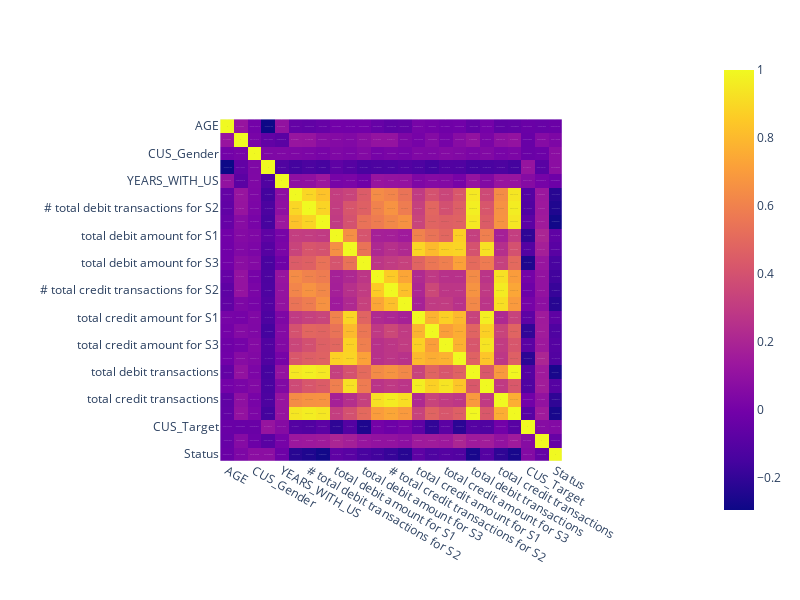

Notebook cell for this chart:
### Code cell
fig=px.imshow(df.corr(),text_auto=True, width=800,height=600)
fig

### Figure 1 — Plotly figure (JSON) as saved in the notebook; plotly's stock layout.template omitted (floating-point values rounded to 4 significant figures; data arrays with more than 128 entries replaced by an {"elided": "..."} marker saying what was removed)
{"data": [{"coloraxis": "coloraxis", "hovertemplate": "x: %{x}<br>y: %{y}<br>color: %{z}<extra></extra>", "name": "0", "texttemplate": "%{z}", "type": "heatmap", "x": ["AGE", "CUS_Month_Income", "CUS_Gender", "CUS_Marital_Status", "YEARS_WITH_US", "# total debit transactions for S1", "# total debit transactions for S2", "# total debit transactions for S3", "total debit amount for S1", "total debit amount for S2", "total debit amount for S3", "# total credit transactions for S1", "# total credit transactions for S2", "# total credit transactions for S3", "total credit amount for S1", "total credit amount for S2", "total credit amount for S3", "total debit amount", "total debit transactions", "total credit amount", "total credit transactions", "total transactions", "CUS_Target", "TAR_Desc", "Status"], "xaxis": "x", "y": ["AGE", "CUS_Month_Income", "CUS_Gender", "CUS_Marital_Status", "YEARS_WITH_US", "# total debit transactions for S1", "# total debit transactions for S2", "# total debit transactions for S3", "total debit amount for S1", "total debit amount for S2", "total debit amount for S3", "# total credit transactions for S1", "# total credit transactions for S2", "# total credit transactions for S3", "total credit amount for S1", "total credit amount for S2", "total credit amount for S3", "total debit amount", "total debit transactions", "total credit amount", "total credit transactions", "total transactions", "CUS_Target", "TAR_Desc", "Status"], "yaxis": "y", "z": {"elided": "25x25 float values"}}], "layout": {"coloraxis": {"colorscale": [[0, "#0d0887"], [0.1111, "#46039f"], [0.2222, "#7201a8"], [0.3333, "#9c179e"], [0.4444, "#bd3786"], [0.5556, "#d8576b"], [0.6667, "#ed7953"], [0.7778, "#fb9f3a"], [0.8889, "#fdca26"], [1, "#f0f921"]]}, "height": 600, "margin": {"t": 60}, "width": 800, "xaxis": {"anchor": "y", "autorange": true, "constrain": "domain", "domain": [0.2254, 0.7746], "range": [-0.5, 24.5], "scaleanchor": "y", "type": "category"}, "yaxis": {"anchor": "x", "autorange": true, "constrain": "domain", "domain": [0, 1], "range": [24.5, -0.5], "type": "category"}}}
